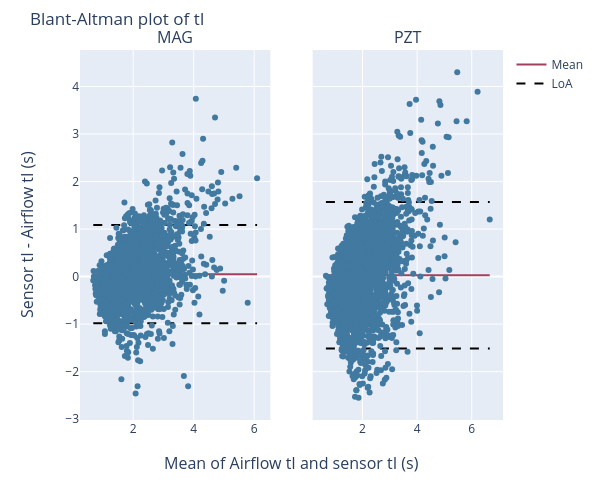
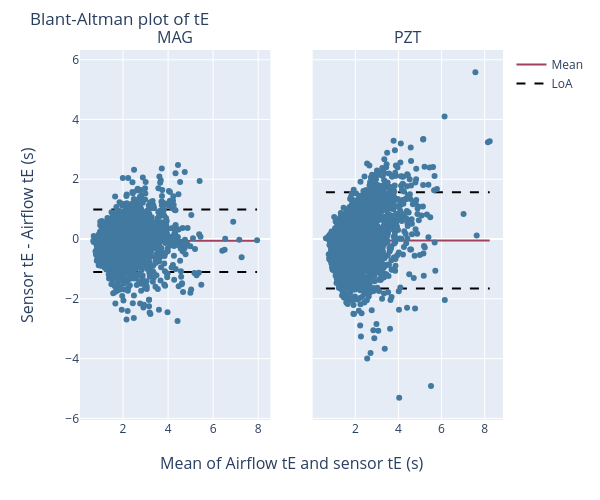
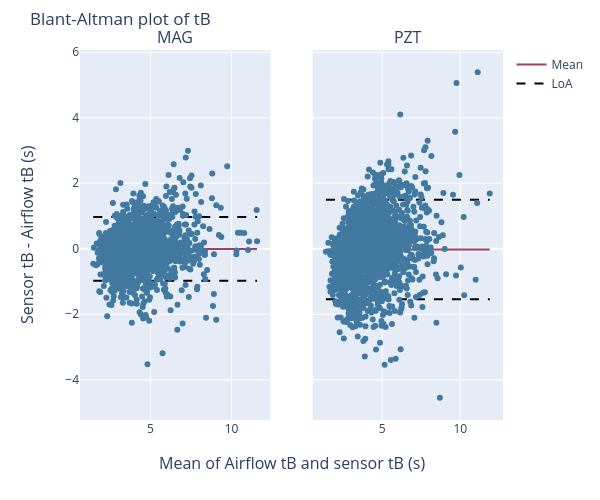

These figures' notebook cell, in order:
### Code cell
activity = "SS"
for metric in ["tI", "tE", "tB"]:
        bland_altman_plot(overview_all_except["MAG"][f"{metric} (s)"], overview_all_except["MAG"][f"{metric} airflow (s)"], overview_all_except["PZT"][f"{metric} (s)"], overview_all_except["PZT"][f"{metric} airflow (s)"], metric)
        #bland_altman_plot(overview_all_participants[activity]["MAG"][f"{metric} (s)"], overview_all_participants[activity]["MAG"][f"{metric} airflow (s)"], overview_all_participants[activity]["PZT"][f"{metric} (s)"], overview_all_participants[activity]["PZT"][f"{metric} airflow (s)"], metric, activity)

### Figure 1 — Plotly figure (JSON) as saved in the notebook; plotly's stock layout.template omitted (floating-point values rounded to 4 significant figures; data arrays with more than 128 entries replaced by an {"elided": "..."} marker saying what was removed)
{"data": [{"line": {"color": "#A0415D", "width": 2}, "mode": "lines", "name": "Mean", "showlegend": true, "type": "scatter", "x": [0.68, 6.095], "xaxis": "x", "y": [0.05058, 0.05058], "yaxis": "y"}, {"line": {"color": "black", "dash": "dash", "width": 2}, "mode": "lines", "name": "LoA", "showlegend": true, "type": "scatter", "x": [0.68, 6.095], "xaxis": "x", "y": [1.084, 1.084], "yaxis": "y"}, {"line": {"color": "black", "dash": "dash", "width": 2}, "mode": "lines", "showlegend": false, "type": "scatter", "x": [0.68, 6.095], "xaxis": "x", "y": [-0.9833, -0.9833], "yaxis": "y"}, {"marker": {"color": "#4179A0"}, "mode": "markers", "showlegend": false, "type": "scatter", "x": {"elided": "3273 float values"}, "xaxis": "x", "y": {"elided": "3273 float values"}, "yaxis": "y"}, {"line": {"color": "#A0415D", "width": 2}, "mode": "lines", "name": "Mean", "showlegend": false, "type": "scatter", "x": [0.66, 6.66], "xaxis": "x2", "y": [0.02558, 0.02558], "yaxis": "y2"}, {"line": {"color": "black", "dash": "dash", "width": 2}, "mode": "lines", "name": "LoA", "showlegend": false, "type": "scatter", "x": [0.66, 6.66], "xaxis": "x2", "y": [1.567, 1.567], "yaxis": "y2"}, {"line": {"color": "black", "dash": "dash", "width": 2}, "mode": "lines", "showlegend": false, "type": "scatter", "x": [0.66, 6.66], "xaxis": "x2", "y": [-1.516, -1.516], "yaxis": "y2"}, {"marker": {"color": "#4179A0"}, "mode": "markers", "showlegend": false, "type": "scatter", "x": {"elided": "3186 float values"}, "xaxis": "x2", "y": {"elided": "3186 float values"}, "yaxis": "y2"}], "layout": {"annotations": [{"font": {"size": 16}, "showarrow": false, "text": "MAG", "x": 0.225, "xanchor": "center", "xref": "paper", "y": 1, "yanchor": "bottom", "yref": "paper"}, {"font": {"size": 16}, "showarrow": false, "text": "PZT", "x": 0.775, "xanchor": "center", "xref": "paper", "y": 1, "yanchor": "bottom", "yref": "paper"}, {"font": {"size": 16}, "showarrow": false, "text": "Mean of Airflow tI and sensor tI (s)", "x": 0.5, "xanchor": "center", "xref": "paper", "y": 0, "yanchor": "top", "yref": "paper", "yshift": -30}, {"font": {"size": 16}, "showarrow": false, "text": "Sensor tI - Airflow tI (s)", "textangle": -90, "x": 0, "xanchor": "right", "xref": "paper", "xshift": -40, "y": 0.5, "yanchor": "middle", "yref": "paper"}], "height": 500, "margin": {"t": 50}, "title": {"text": "Blant-Altman plot of tI"}, "width": 600, "xaxis": {"anchor": "y", "domain": [0, 0.45]}, "xaxis2": {"anchor": "y2", "domain": [0.55, 1]}, "yaxis": {"anchor": "x", "domain": [0, 1], "showticklabels": true}, "yaxis2": {"anchor": "x2", "domain": [0, 1], "matches": "y", "showticklabels": false}}}

### Figure 2 — Plotly figure (JSON) as saved in the notebook; plotly's stock layout.template omitted (floating-point values rounded to 4 significant figures; data arrays with more than 128 entries replaced by an {"elided": "..."} marker saying what was removed)
{"data": [{"line": {"color": "#A0415D", "width": 2}, "mode": "lines", "name": "Mean", "showlegend": true, "type": "scatter", "x": [0.68, 7.95], "xaxis": "x", "y": [-0.05873, -0.05873], "yaxis": "y"}, {"line": {"color": "black", "dash": "dash", "width": 2}, "mode": "lines", "name": "LoA", "showlegend": true, "type": "scatter", "x": [0.68, 7.95], "xaxis": "x", "y": [0.9895, 0.9895], "yaxis": "y"}, {"line": {"color": "black", "dash": "dash", "width": 2}, "mode": "lines", "showlegend": false, "type": "scatter", "x": [0.68, 7.95], "xaxis": "x", "y": [-1.107, -1.107], "yaxis": "y"}, {"marker": {"color": "#4179A0"}, "mode": "markers", "showlegend": false, "type": "scatter", "x": {"elided": "3272 float values"}, "xaxis": "x", "y": {"elided": "3272 float values"}, "yaxis": "y"}, {"line": {"color": "#A0415D", "width": 2}, "mode": "lines", "name": "Mean", "showlegend": false, "type": "scatter", "x": [0.635, 8.235], "xaxis": "x2", "y": [-0.04597, -0.04597], "yaxis": "y2"}, {"line": {"color": "black", "dash": "dash", "width": 2}, "mode": "lines", "name": "LoA", "showlegend": false, "type": "scatter", "x": [0.635, 8.235], "xaxis": "x2", "y": [1.565, 1.565], "yaxis": "y2"}, {"line": {"color": "black", "dash": "dash", "width": 2}, "mode": "lines", "showlegend": false, "type": "scatter", "x": [0.635, 8.235], "xaxis": "x2", "y": [-1.657, -1.657], "yaxis": "y2"}, {"marker": {"color": "#4179A0"}, "mode": "markers", "showlegend": false, "type": "scatter", "x": {"elided": "3180 float values"}, "xaxis": "x2", "y": {"elided": "3180 float values"}, "yaxis": "y2"}], "layout": {"annotations": [{"font": {"size": 16}, "showarrow": false, "text": "MAG", "x": 0.225, "xanchor": "center", "xref": "paper", "y": 1, "yanchor": "bottom", "yref": "paper"}, {"font": {"size": 16}, "showarrow": false, "text": "PZT", "x": 0.775, "xanchor": "center", "xref": "paper", "y": 1, "yanchor": "bottom", "yref": "paper"}, {"font": {"size": 16}, "showarrow": false, "text": "Mean of Airflow tE and sensor tE (s)", "x": 0.5, "xanchor": "center", "xref": "paper", "y": 0, "yanchor": "top", "yref": "paper", "yshift": -30}, {"font": {"size": 16}, "showarrow": false, "text": "Sensor tE - Airflow tE (s)", "textangle": -90, "x": 0, "xanchor": "right", "xref": "paper", "xshift": -40, "y": 0.5, "yanchor": "middle", "yref": "paper"}], "height": 500, "margin": {"t": 50}, "title": {"text": "Blant-Altman plot of tE"}, "width": 600, "xaxis": {"anchor": "y", "domain": [0, 0.45]}, "xaxis2": {"anchor": "y2", "domain": [0.55, 1]}, "yaxis": {"anchor": "x", "domain": [0, 1], "showticklabels": true}, "yaxis2": {"anchor": "x2", "domain": [0, 1], "matches": "y", "showticklabels": false}}}

### Figure 3 — Plotly figure (JSON) as saved in the notebook; plotly's stock layout.template omitted (floating-point values rounded to 4 significant figures; data arrays with more than 128 entries replaced by an {"elided": "..."} marker saying what was removed)
{"data": [{"line": {"color": "#A0415D", "width": 2}, "mode": "lines", "name": "Mean", "showlegend": true, "type": "scatter", "x": [1.47, 11.57], "xaxis": "x", "y": [-0.004508, -0.004508], "yaxis": "y"}, {"line": {"color": "black", "dash": "dash", "width": 2}, "mode": "lines", "name": "LoA", "showlegend": true, "type": "scatter", "x": [1.47, 11.57], "xaxis": "x", "y": [0.9673, 0.9673], "yaxis": "y"}, {"line": {"color": "black", "dash": "dash", "width": 2}, "mode": "lines", "showlegend": false, "type": "scatter", "x": [1.47, 11.57], "xaxis": "x", "y": [-0.9763, -0.9763], "yaxis": "y"}, {"marker": {"color": "#4179A0"}, "mode": "markers", "showlegend": false, "type": "scatter", "x": {"elided": "3188 float values"}, "xaxis": "x", "y": {"elided": "3188 float values"}, "yaxis": "y"}, {"line": {"color": "#A0415D", "width": 2}, "mode": "lines", "name": "Mean", "showlegend": false, "type": "scatter", "x": [1.405, 11.88], "xaxis": "x2", "y": [-0.02056, -0.02056], "yaxis": "y2"}, {"line": {"color": "black", "dash": "dash", "width": 2}, "mode": "lines", "name": "LoA", "showlegend": false, "type": "scatter", "x": [1.405, 11.88], "xaxis": "x2", "y": [1.497, 1.497], "yaxis": "y2"}, {"line": {"color": "black", "dash": "dash", "width": 2}, "mode": "lines", "showlegend": false, "type": "scatter", "x": [1.405, 11.88], "xaxis": "x2", "y": [-1.538, -1.538], "yaxis": "y2"}, {"marker": {"color": "#4179A0"}, "mode": "markers", "showlegend": false, "type": "scatter", "x": {"elided": "3104 float values"}, "xaxis": "x2", "y": {"elided": "3104 float values"}, "yaxis": "y2"}], "layout": {"annotations": [{"font": {"size": 16}, "showarrow": false, "text": "MAG", "x": 0.225, "xanchor": "center", "xref": "paper", "y": 1, "yanchor": "bottom", "yref": "paper"}, {"font": {"size": 16}, "showarrow": false, "text": "PZT", "x": 0.775, "xanchor": "center", "xref": "paper", "y": 1, "yanchor": "bottom", "yref": "paper"}, {"font": {"size": 16}, "showarrow": false, "text": "Mean of Airflow tB and sensor tB (s)", "x": 0.5, "xanchor": "center", "xref": "paper", "y": 0, "yanchor": "top", "yref": "paper", "yshift": -30}, {"font": {"size": 16}, "showarrow": false, "text": "Sensor tB - Airflow tB (s)", "textangle": -90, "x": 0, "xanchor": "right", "xref": "paper", "xshift": -40, "y": 0.5, "yanchor": "middle", "yref": "paper"}], "height": 500, "margin": {"t": 50}, "title": {"text": "Blant-Altman plot of tB"}, "width": 600, "xaxis": {"anchor": "y", "domain": [0, 0.45]}, "xaxis2": {"anchor": "y2", "domain": [0.55, 1]}, "yaxis": {"anchor": "x", "domain": [0, 1], "showticklabels": true}, "yaxis2": {"anchor": "x2", "domain": [0, 1], "matches": "y", "showticklabels": false}}}
